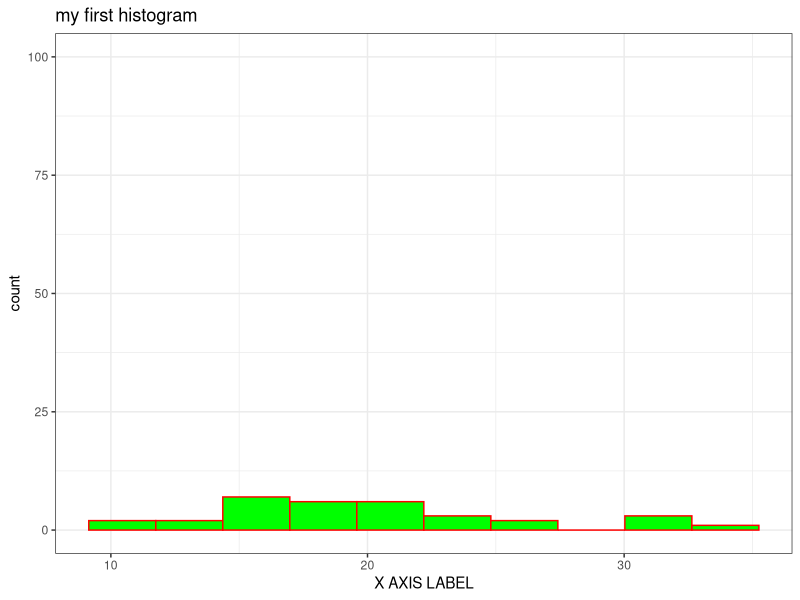
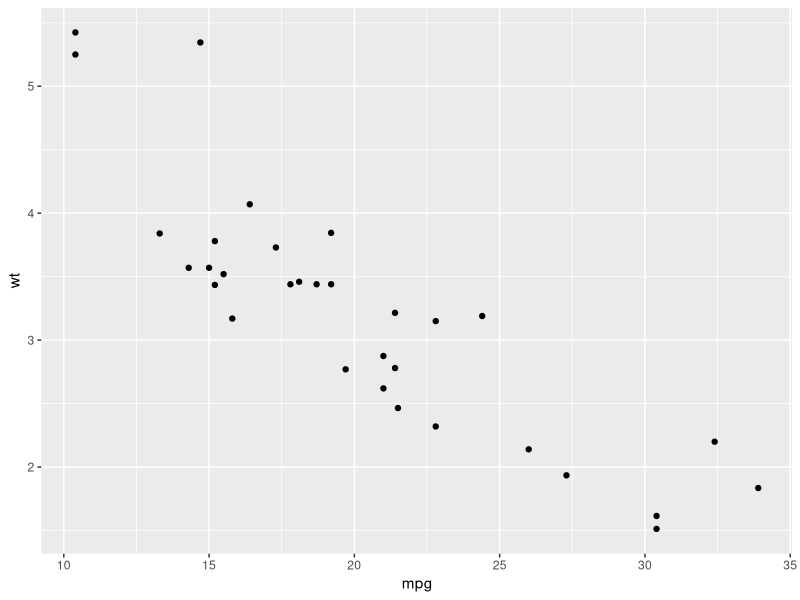

The R source for these figures, in order:


# highlight to run
# using ggplot to visualize data

## import packages
library(ggplot2)

## use built-in data set for visualization purposes
## doesn't have missing values

## built in dataset
mtcars = mtcars

## its a data frame

# select a column
mtcars$mpg

## order of importance in data science
## histogram: want to see the distribution of this column: how are these numbers distributed
## is it a normal distribution:

# plot a histogram to explore the distribution of mpg (first column in dataset)

## empty plot
## dataset name, name of columns - use plus to add components and attributes to the plot
## bins is the "histogram bins" along the x axis- divides the ranges of mpg into 10 different ranges
## counts how many mpgs fall into those ranges
# find the peak in the plot, ranges that mpg exist


ggplot(mtcars,  aes(mpg)) + geom_histogram(bins = 10, color ="red", fill="green") +
theme_bw() + ggtitle("my first histogram") + ylim(0,100) + xlab("X AXIS LABEL");

# ylim and x lim to ignore outliers


## use pluses to add attributes to the plot

## theme_bw removes grey background



## add to this

##Scatter plots: used for 2-D, two variables, and outliers, distributions
ggplot(mtcars, aes(mpg, wt)) + geom_point();
